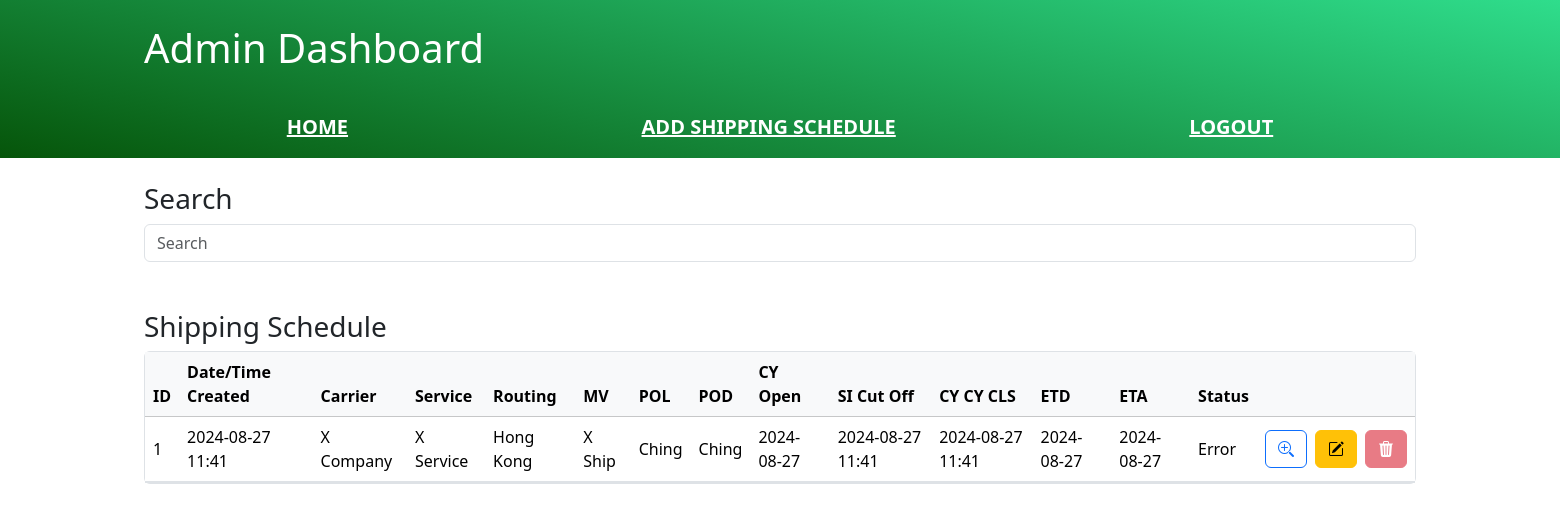
/admin/ (signed in), run on an earlier commit of the app's database.
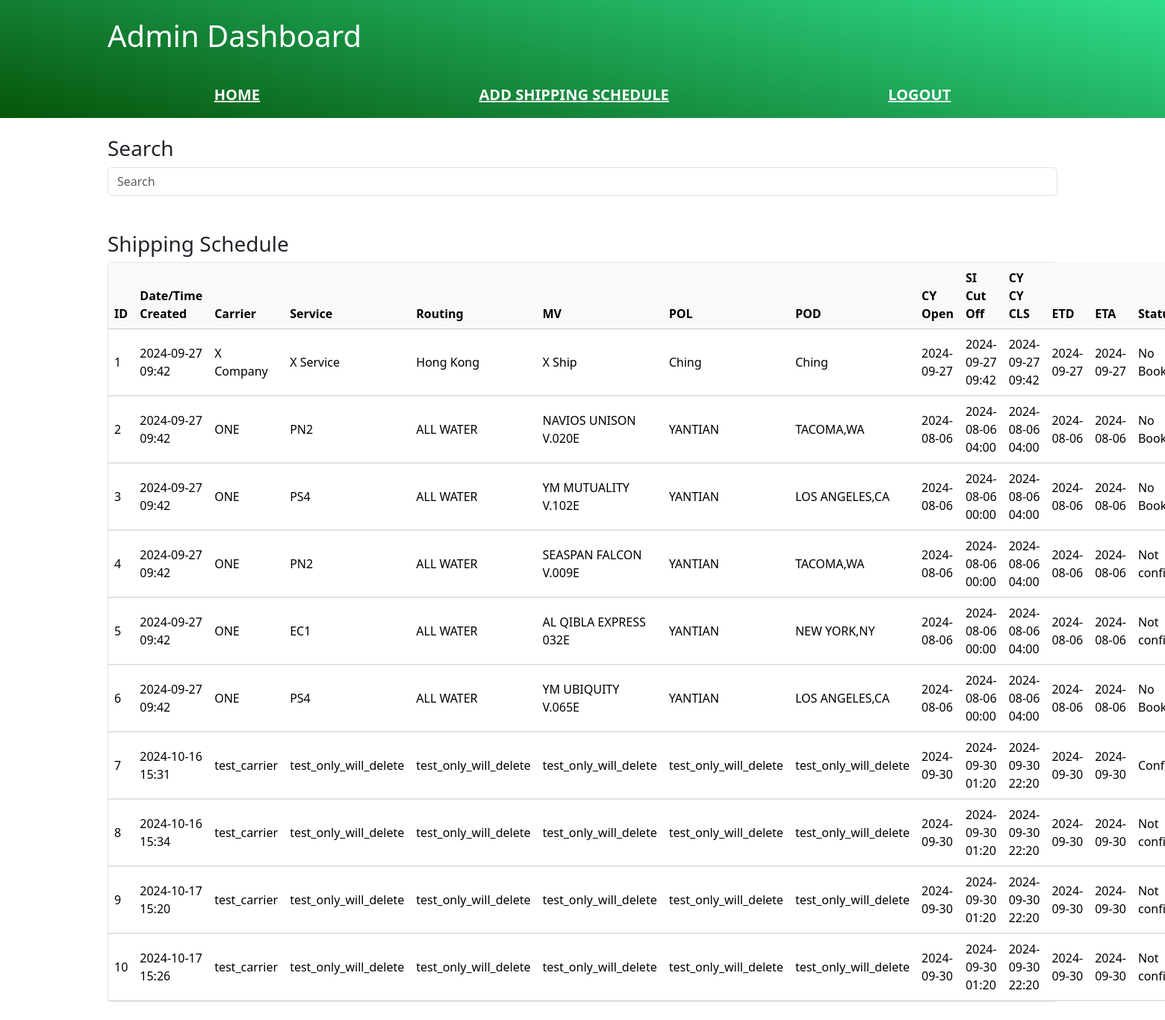
And on a later commit of the database.
### app/model.py (models this page shows, shortened)
class Data_shipping_schedule(db.Model):
    __tablename__ = 'data_shipping_schedule'
    id = db.Column(db.Integer, primary_key=True)
    carrier = db.Column(db.String(100), nullable= False)                                    #   Shipping company
    service = db.Column(db.String(100), nullable=False)                                     #   Shipping service
    routing = db.Column(db.String(100), nullable=False)                                     #   Routing
    MV = db.Column(db.String(100), nullable=False)                                          #   Master vessel (ship name)
    POL = db.Column(db.String(100), nullable=False)                                         #   Port of loading
    POD = db.Column(db.String(100), nullable=False)                                         #   Port of discharge
    CY_Open = db.Column(db.DateTime, nullable=False)                                        #   Container yard open (should be in datetime format)
    SI_Cut_Off = db.Column(db.DateTime, nullable=False)                                     #   Shipping information off (should be in datetime format)
    CY_CY_CLS = db.Column(db.DateTime, nullable=False)                                      #   Closing date (should be in datetime format)
    ETD =  db.Column(db.DateTime, nullable=False)                                           #   Estimated Time of Departure (should be in datetime format)
    ETA =  db.Column(db.DateTime, nullable=False)                                           #   Estimated Time of Arrival (should be in datetime format)
    date_created = db.Column(db.DateTime, default=datetime.utcnow)
    status = db.Column(db.String(20), nullable=False)                                       # Status s1 -> s2 -> s3
    bookings = db.relationship('Data_booking', backref='data_shipping_schedule', lazy=True)
    confirm_orders = db.relationship('Data_confirm_order', backref='data_shipping_schedule', uselist=False)
    user_id = db.Column(db.Integer, db.ForeignKey('user_data.id'), nullable=False)

### app/routes/admin.py (the view)
@admin.route("/")
@login_required
@role_required("admin")
def admin_dashboard():
    results = Data_shipping_schedule.query.all()  # Admin can see all shipping data
    return render_template("dashboard.html", results=results, current_user=current_user)

### app/restriction.py (called while the page is built)
def role_required(rank):
    def decorator(func):
        @wraps(func)
        def decorated_view(*args, **kwargs):
            if not current_user.is_authenticated or current_user.rank != rank:
                abort(403)  # Forbidden
            return func(*args, **kwargs)
        return decorated_view
    return decorator

### driver.py (called while the page is built)
@login_manager.user_loader
def load_user(user_id):
    return User_data.query.get(int(user_id))

### templates/dashboard.html (shortened to what this page needs)
{% extends 'base.html' %}
{% block body %}
  {% include 'header.html' %}
  {% include 'search.html' %}
  {% include 'shipping_table.html' %}
{% endblock %}

### templates/shipping_table_results.html (shortened to what this page needs)
{% if results %}
  {% for result in results %}
    <tr>
      {% if current_user.rank == 'admin' %}
        <td>{{ result.id }}</td>
        <td>{{ result.date_created.strftime('%Y-%m-%d %H:%M') }}</td>
      {% endif %}
      <td>{{ result.carrier }}</td>
      <td>{{ result.service }}</td>
      <td>{{ result.routing }}</td>
      <td>{{ result.MV }}</td>
      <td>{{ result.POL }}</td>
      <td>{{ result.POD }}</td>
      <td>{{ result.CY_Open.strftime('%Y-%m-%d') }}</td>
      <td>{{ result.SI_Cut_Off.strftime('%Y-%m-%d %H:%M') }}</td>
      <td>{{ result.CY_CY_CLS.strftime('%Y-%m-%d %H:%M') }}</td>
      <td>{{ result.ETD.strftime('%Y-%m-%d') }}</td>
      <td>{{ result.ETA.strftime('%Y-%m-%d') }}</td>
      {% if result.status == 's1' %}
        <td>No Booking</td>
      {% elif result.status == 's2' %}
        <td>Not confirmed</td>
      {% elif result.status == 's3' %}
        <td>Confirmed</td>
      {% else %}
        <td>Error</td>
      {% endif %}
      <td>
        <div class="d-flex justify-content-end gap-2">
          <button class="btn btn-outline-primary" type="button" data-bs-toggle="collapse" data-bs-target="#collapse{{ result.id }}" aria-expanded="false" aria-controls="collapse{{ result.id }}"><i class="bi bi-zoom-in"></i></button>
          {% if current_user.rank == 'admin' %}
            <a class="btn btn-warning" href="{{ url_for('admin.edit_shipping_data', id=result.id) }}"><i class="bi bi-pencil-square"></i></a>
            {% if result.status == 's1' %}
              <form action="{{ url_for('admin.delete_shipping_data', id=result.id) }}" method="POST">
                <button class="btn btn-danger is-danger" type="submit" onclick="return confirm('Are you sure you want to delete this schedule?');"><i class="bi bi-trash3-fill"></i></button>
              </form>
            {% else %}
              <form action="{{ url_for('admin.delete_shipping_data', id=result.id) }}" method="POST" data-bs-toggle="tooltip" data-bs-title="Delete Booking First">
                <button disabled class="btn btn-danger is-danger" type="submit"><i class="bi bi-trash3-fill"></i></button>
              </form>
            {% endif %}
          {% endif %}
        </div>
      </td>
    </tr>
    <tr>
      <td colspan="15" class="bg-body-tertiary ps-4 pe-4 pt-0 pb-0">
      </td>
    </tr>
  {% endfor %}
{% else %}
  <tr>
    <td colspan="14">No results found.</td>
  </tr>
{% endif %}

What changed in the data, as far as the page shows it:
changed Data_shipping_schedule "X Company": date_created "2024-08-27 11:41" → "2024-09-27 09:42"; CY_Open "2024-08-27" → "2024-09-27"; SI_Cut_Off "2024-08-27 11:41" → "2024-09-27 09:42"; CY_CY_CLS "2024-08-27 11:41" → "2024-09-27 09:42"; ETD "2024-08-27" → "2024-09-27"; ETA "2024-08-27" → "2024-09-27"; status "Error" → "No…"
added Data_shipping_schedule: id "2", date_created "2024-09-27 09:42", carrier "ONE", service "PN2", routing "ALL WATER", MV "NAVIOS UNISON V.020E", POL "YANTIAN", POD "TACOMA,WA", CY_Open "2024-08-06", SI_Cut_Off "2024-08-06 04:00", CY_CY_CLS "2024-08-06 04:00", ETD "2024-08-06", ETA "2024-08-06", status "No…"
added Data_shipping_schedule: id "3", date_created "2024-09-27 09:42", carrier "ONE", service "PS4", routing "ALL WATER", MV "YM MUTUALITY V.102E", POL "YANTIAN", POD "LOS ANGELES,CA", CY_Open "2024-08-06", SI_Cut_Off "2024-08-06 00:00", CY_CY_CLS "2024-08-06 04:00", ETD "2024-08-06", ETA "2024-08-06", status "No…"
added Data_shipping_schedule: id "4", date_created "2024-09-27 09:42", carrier "ONE", service "PN2", routing "ALL WATER", MV "SEASPAN FALCON V.009E", POL "YANTIAN", POD "TACOMA,WA", CY_Open "2024-08-06", SI_Cut_Off "2024-08-06 00:00", CY_CY_CLS "2024-08-06 04:00", ETD "2024-08-06", ETA "2024-08-06", status "Not…"
added Data_shipping_schedule: id "5", date_created "2024-09-27 09:42", carrier "ONE", service "EC1", routing "ALL WATER", MV "AL QIBLA EXPRESS 032E", POL "YANTIAN", POD "NEW YORK,NY", CY_Open "2024-08-06", SI_Cut_Off "2024-08-06 00:00", CY_CY_CLS "2024-08-06 04:00", ETD "2024-08-06", ETA "2024-08-06", status "Not…"
added Data_shipping_schedule: id "6", date_created "2024-09-27 09:42", carrier "ONE", service "PS4", routing "ALL WATER", MV "YM UBIQUITY V.065E", POL "YANTIAN", POD "LOS ANGELES,CA", CY_Open "2024-08-06", SI_Cut_Off "2024-08-06 00:00", CY_CY_CLS "2024-08-06 04:00", ETD "2024-08-06", ETA "2024-08-06", status "No…"
added Data_shipping_schedule: id "7", date_created "2024-10-16 15:31", carrier "test_carrier", service "test_only_will_delete", routing "test_only_will_delete", MV "test_only_will_delete", POL "test_only_will_delete", POD "test_only_will_delete", CY_Open "2024-09-30", SI_Cut_Off "2024-09-30 01:20", CY_CY_CLS "2024-09-30 22:20", ETD "2024-09-30", ETA "2024-09-30", status "Confirmed"
added Data_shipping_schedule: id "8", date_created "2024-10-16 15:34", carrier "test_carrier", service "test_only_will_delete", routing "test_only_will_delete", MV "test_only_will_delete", POL "test_only_will_delete", POD "test_only_will_delete", CY_Open "2024-09-30", SI_Cut_Off "2024-09-30 01:20", CY_CY_CLS "2024-09-30 22:20", ETD "2024-09-30", ETA "2024-09-30", status "Not…"
added Data_shipping_schedule: id "9", date_created "2024-10-17 15:20", carrier "test_carrier", service "test_only_will_delete", routing "test_only_will_delete", MV "test_only_will_delete", POL "test_only_will_delete", POD "test_only_will_delete", CY_Open "2024-09-30", SI_Cut_Off "2024-09-30 01:20", CY_CY_CLS "2024-09-30 22:20", ETD "2024-09-30", ETA "2024-09-30", status "Not…"
added Data_shipping_schedule: id "10", date_created "2024-10-17 15:26", carrier "test_carrier", service "test_only_will_delete", routing "test_only_will_delete", MV "test_only_will_delete", POL "test_only_will_delete", POD "test_only_will_delete", CY_Open "2024-09-30", SI_Cut_Off "2024-09-30 01:20", CY_CY_CLS "2024-09-30 22:20", ETD "2024-09-30", ETA "2024-09-30", status "Not…"
